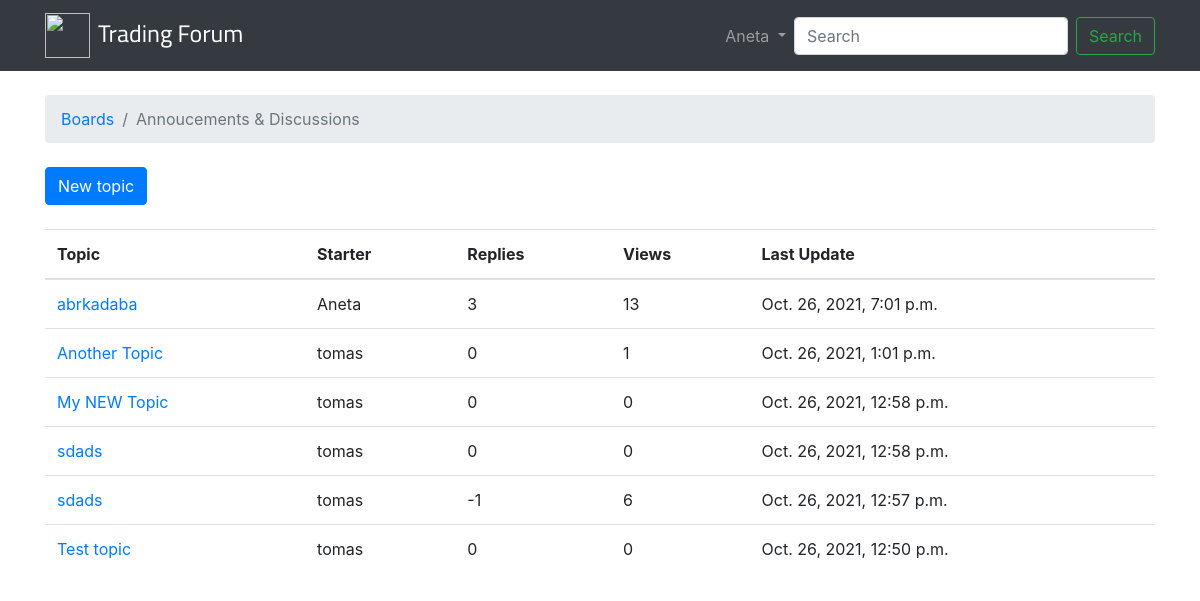
Page /boards/1/ (signed in) on the committed database.
### boards/models.py (models this page shows, shortened)
class Board(models.Model):
    name = models.CharField(max_length=30, unique=True)
    description = models.CharField(max_length=100)

class Topic(models.Model):
    subject = models.CharField(max_length=255)
    last_updated = models.DateTimeField(auto_now_add=True)
    board = models.ForeignKey(Board, related_name='topics', on_delete=models.CASCADE)
    starter = models.ForeignKey(User, related_name='topics', on_delete=models.CASCADE)
    views = models.PositiveIntegerField(default=0)

### boards/views.py (the view)
# urls.py: path("boards/<int:pk>/", views.TopicsView, name='topics'),
def TopicsView(request, pk):
    board = get_object_or_404(Board,pk=pk)
    topics = board.topics.order_by('-last_updated').annotate(replies=Count("posts") - 1)
    context = {"board":board,"topics":topics}
    return render(request, "topics.html", context)

### templates/topics.html (shortened to what this page needs)
{% extends 'base.html' %}
{% block breadcrumb %}
  <li class="breadcrumb-item"><a href="{% url 'home' %}">Boards</a></li>
  <li class="breadcrumb-item active">{{ board.name }}</li>
{% endblock %}
{% block content %}
<div class="mb-4">
    <a href="{% url 'new_topic' board.pk %}" class="btn btn-primary">New topic</a>
</div>
<table class="table">
  <thead class="thead-inverse">
    <tr>
      <th>Topic</th>
      <th>Starter</th>
      <th>Replies</th>
      <th>Views</th>
      <th>Last Update</th>
    </tr>
  </thead>
  <tbody>
    {% for topic in topics %}
      <tr>
        <td><a href="{% url 'topic_posts' board.pk topic.pk %}">{{ topic.subject }}</a></td>
        <td>{{ topic.starter.username }}</td>
        <td>{{ topic.replies }}</td>
        <td>{{ topic.views }}</td>
        <td>{{ topic.last_updated }}</td>
      </tr>
    {% endfor %}
  </tbody>
</table>
{% endblock %}

### templates/base.html (shortened to what this page needs)
{% load static %}
<!DOCTYPE html>
<html>
  <head>
    <link rel="stylesheet" href="https://maxcdn.bootstrapcdn.com/bootstrap/4.0.0/css/bootstrap.min.css">
    <link rel="stylesheet" href="{% static 'css/app.css' %}">
  </head>
  <body>
    {% block body %}
    <nav class="navbar navbar-expand-sm navbar-dark bg-dark">
    <div class="container">
      <a class="navbar-brand" href="{% url 'home' %}"><img src="{% static 'img/trading.svg' %}" width="45" height="45" class="d-inline-block align-center mr-2" alt="">Trading Forum</a>
      <div class="collapse navbar-collapse" id="mainMenu">
        {% if user.is_authenticated %}
          <ul class="navbar-nav ml-auto">
            <li class="nav-item dropdown">
              <a class="nav-link dropdown-toggle" href="#" id="userMenu" data-toggle="dropdown" aria-haspopup="true" aria-expanded="false">
                {{ user.username }}
              </a>
            </li>
          </ul>
          <form class="form-inline">
            <input class="form-control mr-sm-2" type="search" placeholder="Search" aria-label="Search">
            <button class="btn btn-outline-success my-2 my-sm-0" type="submit">Search</button>
          </form>
        {% else %}
          <form class="form-inline ml-auto">
            <a href="{% url 'login' %}" class="btn btn-outline-secondary">Log in</a>
            <a href="{% url 'signup' %}" class="btn btn-primary ml-2">Sign up</a>
          </form>
        {% endif %}
      </div>
    </div>
  </nav>
    <div class="container">
      <ol class="breadcrumb my-4">
        {% block breadcrumb %}
        {% endblock %}
      </ol>
      {% block content %}
      {% endblock %}
    </div>
    {% endblock body %}
  </body>
</html>

### static/css/app.css (style rules this page uses)
.navbar-brand { font-family: 'Cairo', sans-serif; font-size: 1.5rem; }

### rows in the picture
Board: name "Annoucements & Discussions"
Topic: subject "abrkadaba", starter.username "Aneta", replies "3", views "13", last_updated "Oct. 26, 2021, 7:01 p.m."
Topic: subject "Another Topic", starter.username "tomas", replies "0", views "1", last_updated "Oct. 26, 2021, 1:01 p.m."
Topic: subject "My NEW Topic", starter.username "tomas", replies "0", views "0", last_updated "Oct. 26, 2021, 12:58 p.m."
Topic: subject "sdads", starter.username "tomas", replies "0", views "0", last_updated "Oct. 26, 2021, 12:58 p.m."
Topic: subject "sdads", starter.username "tomas", replies "-1", views "6", last_updated "Oct. 26, 2021, 12:57 p.m."
Topic: subject "Test topic", starter.username "tomas", replies "0", views "0", last_updated "Oct. 26, 2021, 12:50 p.m."

### other values in the picture
{{ user.username }} "Aneta"
